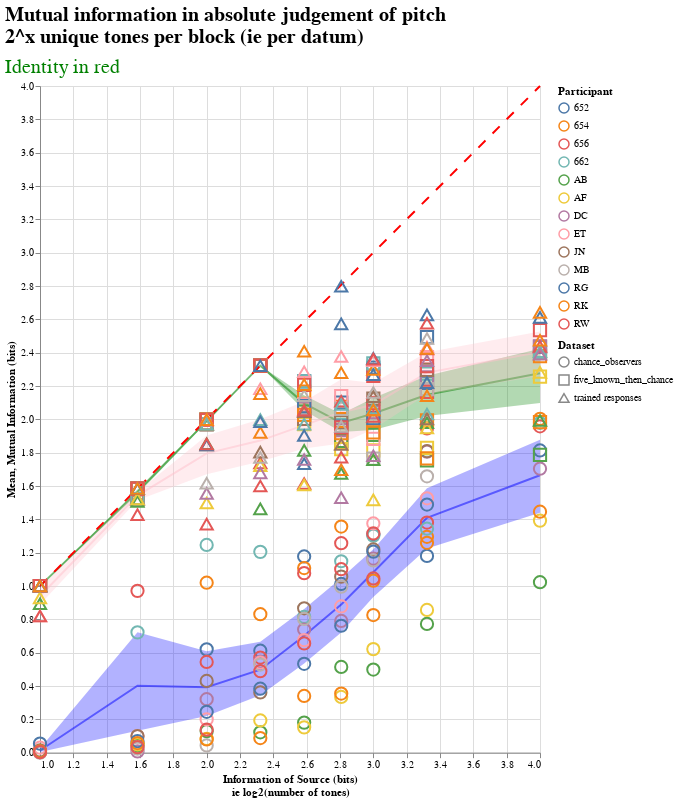

Notebook cell for this chart:
### Code cell
plot_mutual_info([chance_observers_df, five_known_then_chance, response_df])

### Figure 1 — Vega-Lite specification as saved in the notebook (floating-point values rounded to 4 significant figures; data arrays with more than 128 entries replaced by an {"elided": "..."} marker saying what was removed)
{"config": {"view": {"continuousWidth": 400, "continuousHeight": 300}, "title": {"anchor": "start", "font": "Helvetica", "fontSize": 20}}, "layer": [{"layer": [{"mark": {"type": "line", "color": "blue", "opacity": 0.5}, "encoding": {"x": {"type": "quantitative", "field": "source", "scale": {"domain": [1.0, 4.0]}, "title": ["Information of Source (bits)", "ie log2(number of tones)"]}, "y": {"type": "quantitative", "aggregate": "mean", "field": "mutual", "scale": {"domain": [0.0, 4.0]}, "title": "Mean"}}, "height": 666.7, "title": {"text": ["Mutual information in absolute judgement of pitch", "2^x unique tones per block (ie per datum)"], "subtitle": ["Identity in red"], "color": "black", "subtitleColor": "green", "subtitleFontSize": 20, "subtitlePadding": 10}, "width": 500}, {"mark": {"type": "errorband", "color": "blue", "extent": "ci"}, "encoding": {"x": {"type": "quantitative", "field": "source", "scale": {"domain": [1.0, 4.0]}, "title": ["Information of Source (bits)", "ie log2(number of tones)"]}, "y": {"type": "quantitative", "field": "mutual", "scale": {"domain": [0.0, 4.0]}, "title": ""}}, "height": 666.7, "title": {"text": ["Mutual information in absolute judgement of pitch", "2^x unique tones per block (ie per datum)"], "subtitle": ["Identity in red"], "color": "black", "subtitleColor": "green", "subtitleFontSize": 20, "subtitlePadding": 10}, "width": 500}], "data": {"name": "data-bb9d97c67704ced87fe3e1f170b6d439"}}, {"layer": [{"mark": {"type": "line", "color": "green", "opacity": 0.5}, "encoding": {"x": {"type": "quantitative", "field": "source", "scale": {"domain": [1.0, 4.0]}, "title": ["Information of Source (bits)", "ie log2(number of tones)"]}, "y": {"type": "quantitative", "aggregate": "mean", "field": "mutual", "scale": {"domain": [0.0, 4.0]}, "title": "Mean"}}, "height": 666.7, "title": {"text": ["Mutual information in absolute judgement of pitch", "2^x unique tones per block (ie per datum)"], "subtitle": ["Identity in red"], "color": "black", "subtitleColor": "green", "subtitleFontSize": 20, "subtitlePadding": 10}, "width": 500}, {"mark": {"type": "errorband", "color": "green", "extent": "ci"}, "encoding": {"x": {"type": "quantitative", "field": "source", "scale": {"domain": [1.0, 4.0]}, "title": ["Information of Source (bits)", "ie log2(number of tones)"]}, "y": {"type": "quantitative", "field": "mutual", "scale": {"domain": [0.0, 4.0]}, "title": ""}}, "height": 666.7, "title": {"text": ["Mutual information in absolute judgement of pitch", "2^x unique tones per block (ie per datum)"], "subtitle": ["Identity in red"], "color": "black", "subtitleColor": "green", "subtitleFontSize": 20, "subtitlePadding": 10}, "width": 500}], "data": {"name": "data-62d7df96ee7eeeb9de646de8bbeb5dd8"}}, {"layer": [{"mark": {"type": "line", "color": "pink", "opacity": 0.5}, "encoding": {"x": {"type": "quantitative", "field": "source", "scale": {"domain": [1.0, 4.0]}, "title": ["Information of Source (bits)", "ie log2(number of tones)"]}, "y": {"type": "quantitative", "aggregate": "mean", "field": "mutual", "scale": {"domain": [0.0, 4.0]}, "title": "Mean"}}, "height": 666.7, "title": {"text": ["Mutual information in absolute judgement of pitch", "2^x unique tones per block (ie per datum)"], "subtitle": ["Identity in red"], "color": "black", "subtitleColor": "green", "subtitleFontSize": 20, "subtitlePadding": 10}, "width": 500}, {"mark": {"type": "errorband", "color": "pink", "extent": "ci"}, "encoding": {"x": {"type": "quantitative", "field": "source", "scale": {"domain": [1.0, 4.0]}, "title": ["Information of Source (bits)", "ie log2(number of tones)"]}, "y": {"type": "quantitative", "field": "mutual", "scale": {"domain": [0.0, 4.0]}, "title": ""}}, "height": 666.7, "title": {"text": ["Mutual information in absolute judgement of pitch", "2^x unique tones per block (ie per datum)"], "subtitle": ["Identity in red"], "color": "black", "subtitleColor": "green", "subtitleFontSize": 20, "subtitlePadding": 10}, "width": 500}], "data": {"name": "data-d7622060d50a57144b6e819bc8f1cb2a"}}, {"data": {"name": "data-4d2f1cae6a00035e901dd2ff74a57c6b"}, "mark": {"type": "line", "color": "red", "strokeDash": [10, 10]}, "encoding": {"x": {"type": "quantitative", "field": "source", "scale": {"domain": [1.0, 4.0]}, "title": ["Information of Source (bits)", "ie log2(number of tones)"]}, "y": {"type": "quantitative", "field": "source", "scale": {"domain": [0.0, 4.0]}, "title": ""}}, "height": 666, "title": {"text": ["Mutual information in absolute judgement of pitch", "2^x unique tones per block (ie per datum)"], "subtitle": ["Identity in red"], "color": "black", "subtitleColor": "green", "subtitleFontSize": 20, "subtitlePadding": 10}, "width": 500}, {"data": {"name": "data-4d2f1cae6a00035e901dd2ff74a57c6b"}, "mark": {"type": "point", "opacity": 1, "size": 150}, "encoding": {"color": {"type": "nominal", "field": "pid", "title": "Participant"}, "shape": {"type": "nominal", "field": "source_df", "title": "Dataset"}, "x": {"type": "quantitative", "field": "source", "scale": {"domain": [1.0, 4.0]}, "title": ["Information of Source (bits)", "ie log2(number of tones)"]}, "y": {"type": "quantitative", "axis": {"titleColor": "black"}, "field": "mutual", "scale": {"domain": [0.0, 4.0]}, "title": "Mutual Information (bits)"}}, "height": 666, "title": {"text": ["Mutual information in absolute judgement of pitch", "2^x unique tones per block (ie per datum)"], "subtitle": ["Identity in red"], "color": "black", "subtitleColor": "green", "subtitleFontSize": 20, "subtitlePadding": 10}, "width": 500}], "$schema": "https://vega.github.io/schema/vega-lite/v4.8.1.json", "datasets": {"data-bb9d97c67704ced87fe3e1f170b6d439": [{"pid": "652", "source": 1.585, "mutual": 1.522, "source_df": "chance_observers"}, {"pid": "652", "source": 2.0, "mutual": 0.62, "source_df": "chance_observers"}, {"pid": "652", "source": 2.322, "mutual": 0.6118, "source_df": "chance_observers"}, {"pid": "652", "source": 2.585, "mutual": 1.177, "source_df": "chance_observers"}, {"pid": "652", "source": 2.807, "mutual": 1.012, "source_df": "chance_observers"}, {"pid": "652", "source": 3.0, "mutual": 1.311, "source_df": "chance_observers"}, {"pid": "652", "source": 3.322, "mutual": 1.181, "source_df": "chance_observers"}, {"pid": "652", "source": 4.0, "mutual": 1.813, "source_df": "chance_observers"}, {"pid": "654", "source": 1.585, "mutual": 1.522, "source_df": "chance_observers"}, {"pid": "654", "source": 2.0, "mutual": 1.02, "source_df": "chance_observers"}, {"pid": "654", "source": 2.322, "mutual": 0.831, "source_df": "chance_observers"}, {"pid": "654", "source": 2.585, "mutual": 1.108, "source_df": "chance_observers"}, {"pid": "654", "source": 2.807, "mutual": 1.357, "source_df": "chance_observers"}, {"pid": "654", "source": 3.0, "mutual": 1.032, "source_df": "chance_observers"}, {"pid": "654", "source": 3.322, "mutual": 1.295, "source_df": "chance_observers"}, {"pid": "654", "source": 4.0, "mutual": 2.003, "source_df": "chance_observers"}, {"pid": "656", "source": 1.585, "mutual": 0.971, "source_df": "chance_observers"}, {"pid": "656", "source": 2.0, "mutual": 0.5445, "source_df": "chance_observers"}, {"pid": "656", "source": 2.322, "mutual": 0.571, "source_df": "chance_observers"}, {"pid": "656", "source": 2.585, "mutual": 1.077, "source_df": "chance_observers"}, {"pid": "656", "source": 2.807, "mutual": 1.257, "source_df": "chance_observers"}, {"pid": "656", "source": 3.0, "mutual": 1.045, "source_df": "chance_observers"}, {"pid": "656", "source": 3.322, "mutual": 1.381, "source_df": "chance_observers"}, {"pid": "656", "source": 4.0, "mutual": 1.958, "source_df": "chance_observers"}, {"pid": "662", "source": 1.585, "mutual": 0.7219, "source_df": "chance_observers"}, {"pid": "662", "source": 2.0, "mutual": 1.246, "source_df": "chance_observers"}, {"pid": "662", "source": 2.322, "mutual": 1.205, "source_df": "chance_observers"}, {"pid": "662", "source": 2.585, "mutual": 0.815, "source_df": "chance_observers"}, {"pid": "662", "source": 2.807, "mutual": 1.148, "source_df": "chance_observers"}, {"pid": "662", "source": 3.0, "mutual": 1.302, "source_df": "chance_observers"}, {"pid": "662", "source": 3.322, "mutual": 1.344, "source_df": "chance_observers"}, {"pid": "662", "source": 4.0, "mutual": 1.979, "source_df": "chance_observers"}, {"pid": "AB", "source": 1.0, "mutual": 0.003208, "source_df": "chance_observers"}, {"pid": "AB", "source": 1.585, "mutual": 0.04414, "source_df": "chance_observers"}, {"pid": "AB", "source": 2.0, "mutual": 0.1294, "source_df": "chance_observers"}, {"pid": "AB", "source": 2.322, "mutual": 0.122, "source_df": "chance_observers"}, {"pid": "AB", "source": 2.585, "mutual": 0.1804, "source_df": "chance_observers"}, {"pid": "AB", "source": 2.807, "mutual": 0.5144, "source_df": "chance_observers"}, {"pid": "AB", "source": 3.0, "mutual": 0.4988, "source_df": "chance_observers"}, {"pid": "AB", "source": 3.322, "mutual": 0.7722, "source_df": "chance_observers"}, {"pid": "AB", "source": 4.0, "mutual": 1.023, "source_df": "chance_observers"}, {"pid": "AF", "source": 1.0, "mutual": 0.004629, "source_df": "chance_observers"}, {"pid": "AF", "source": 1.585, "mutual": 0.04926, "source_df": "chance_observers"}, {"pid": "AF", "source": 2.0, "mutual": 0.08291, "source_df": "chance_observers"}, {"pid": "AF", "source": 2.322, "mutual": 0.1932, "source_df": "chance_observers"}, {"pid": "AF", "source": 2.585, "mutual": 0.152, "source_df": "chance_observers"}, {"pid": "AF", "source": 2.807, "mutual": 0.3345, "source_df": "chance_observers"}, {"pid": "AF", "source": 3.0, "mutual": 0.6213, "source_df": "chance_observers"}, {"pid": "AF", "source": 3.322, "mutual": 0.8563, "source_df": "chance_observers"}, {"pid": "AF", "source": 4.0, "mutual": 1.392, "source_df": "chance_observers"}, {"pid": "DC", "source": 1.0, "mutual": 0.003208, "source_df": "chance_observers"}, {"pid": "DC", "source": 1.585, "mutual": 0.007532, "source_df": "chance_observers"}, {"pid": "DC", "source": 2.0, "mutual": 0.3208, "source_df": "chance_observers"}, {"pid": "DC", "source": 2.322, "mutual": 0.5466, "source_df": "chance_observers"}, {"pid": "DC", "source": 2.585, "mutual": 0.739, "source_df": "chance_observers"}, {"pid": "DC", "source": 2.807, "mutual": 0.79, "source_df": "chance_observers"}, {"pid": "DC", "source": 3.0, "mutual": 1.164, "source_df": "chance_observers"}, {"pid": "DC", "source": 3.322, "mutual": 1.806, "source_df": "chance_observers"}, {"pid": "DC", "source": 4.0, "mutual": 1.704, "source_df": "chance_observers"}, {"pid": "ET", "source": 1.0, "mutual": 0.02959, "source_df": "chance_observers"}, {"pid": "ET", "source": 1.585, "mutual": 0.0994, "source_df": "chance_observers"}, {"pid": "ET", "source": 2.0, "mutual": 0.1996, "source_df": "chance_observers"}, {"pid": "ET", "source": 2.322, "mutual": 0.5399, "source_df": "chance_observers"}, {"pid": "ET", "source": 2.585, "mutual": 0.6754, "source_df": "chance_observers"}, {"pid": "ET", "source": 2.807, "mutual": 0.8774, "source_df": "chance_observers"}, {"pid": "ET", "source": 3.0, "mutual": 1.375, "source_df": "chance_observers"}, {"pid": "ET", "source": 3.322, "mutual": 1.526, "source_df": "chance_observers"}, {"pid": "JN", "source": 1.0, "mutual": 0.01341, "source_df": "chance_observers"}, {"pid": "JN", "source": 1.585, "mutual": 0.0994, "source_df": "chance_observers"}, {"pid": "JN", "source": 2.0, "mutual": 0.4303, "source_df": "chance_observers"}, {"pid": "JN", "source": 2.322, "mutual": 0.3615, "source_df": "chance_observers"}, {"pid": "JN", "source": 2.585, "mutual": 0.866, "source_df": "chance_observers"}, {"pid": "JN", "source": 2.807, "mutual": 1.056, "source_df": "chance_observers"}, {"pid": "JN", "source": 3.0, "mutual": 1.219, "source_df": "chance_observers"}, {"pid": "JN", "source": 3.322, "mutual": 1.809, "source_df": "chance_observers"}, {"pid": "MB", "source": 1.0, "mutual": 0.0, "source_df": "chance_observers"}, {"pid": "MB", "source": 1.585, "mutual": 0.02352, "source_df": "chance_observers"}, {"pid": "MB", "source": 2.0, "mutual": 0.04335, "source_df": "chance_observers"}, {"pid": "MB", "source": 2.322, "mutual": 0.5288, "source_df": "chance_observers"}, {"pid": "MB", "source": 2.585, "mutual": 0.8027, "source_df": "chance_observers"}, {"pid": "MB", "source": 2.807, "mutual": 0.9962, "source_df": "chance_observers"}, {"pid": "MB", "source": 3.0, "mutual": 1.153, "source_df": "chance_observers"}, {"pid": "MB", "source": 3.322, "mutual": 1.658, "source_df": "chance_observers"}, {"pid": "RG", "source": 1.0, "mutual": 0.05423, "source_df": "chance_observers"}, {"pid": "RG", "source": 1.585, "mutual": 0.06911, "source_df": "chance_observers"}, {"pid": "RG", "source": 2.0, "mutual": 0.2453, "source_df": "chance_observers"}, {"pid": "RG", "source": 2.322, "mutual": 0.384, "source_df": "chance_observers"}, {"pid": "RG", "source": 2.585, "mutual": 0.5331, "source_df": "chance_observers"}, {"pid": "RG", "source": 2.807, "mutual": 0.7615, "source_df": "chance_observers"}, {"pid": "RG", "source": 3.0, "mutual": 1.206, "source_df": "chance_observers"}, {"pid": "RG", "source": 3.322, "mutual": 1.489, "source_df": "chance_observers"}, {"pid": "RK", "source": 1.0, "mutual": 0.007434, "source_df": "chance_observers"}, {"pid": "RK", "source": 1.585, "mutual": 0.05761, "source_df": "chance_observers"}, {"pid": "RK", "source": 2.0, "mutual": 0.07974, "source_df": "chance_observers"}, {"pid": "RK", "source": 2.322, "mutual": 0.08748, "source_df": "chance_observers"}, {"pid": "RK", "source": 2.585, "mutual": 0.34, "source_df": "chance_observers"}, {"pid": "RK", "source": 2.807, "mutual": 0.3548, "source_df": "chance_observers"}, {"pid": "RK", "source": 3.0, "mutual": 0.8259, "source_df": "chance_observers"}, {"pid": "RK", "source": 3.322, "mutual": 1.259, "source_df": "chance_observers"}, {"pid": "RK", "source": 4.0, "mutual": 1.446, "source_df": "chance_observers"}, {"pid": "RW", "source": 1.0, "mutual": 0.003455, "source_df": "chance_observers"}, {"pid": "RW", "source": 1.585, "mutual": 0.0326, "source_df": "chance_observers"}, {"pid": "RW", "source": 2.0, "mutual": 0.1379, "source_df": "chance_observers"}, {"pid": "RW", "source": 2.322, "mutual": 0.4888, "source_df": "chance_observers"}, {"pid": "RW", "source": 2.585, "mutual": 0.6554, "source_df": "chance_observers"}, {"pid": "RW", "source": 2.807, "mutual": 1.101, "source_df": "chance_observers"}, {"pid": "RW", "source": 3.0, "mutual": 1.315, "source_df": "chance_observers"}, {"pid": "RW", "source": 3.322, "mutual": 1.946, "source_df": "chance_observers"}], "data-62d7df96ee7eeeb9de646de8bbeb5dd8": [{"pid": "652", "source": 1.585, "mutual": 1.522, "source_df": "five_known_then_chance"}, {"pid": "652", "source": 2.0, "mutual": 1.971, "source_df": "five_known_then_chance"}, {"pid": "652", "source": 2.322, "mutual": 2.322, "source_df": "five_known_then_chance"}, {"pid": "652", "source": 2.585, "mutual": 2.228, "source_df": "five_known_then_chance"}, {"pid": "652", "source": 2.807, "mutual": 2.101, "source_df": "five_known_then_chance"}, {"pid": "652", "source": 3.0, "mutual": 2.31, "source_df": "five_known_then_chance"}, {"pid": "652", "source": 3.322, "mutual": 2.219, "source_df": "five_known_then_chance"}, {"pid": "652", "source": 4.0, "mutual": 2.435, "source_df": "five_known_then_chance"}, {"pid": "654", "source": 1.585, "mutual": 1.522, "source_df": "five_known_then_chance"}, {"pid": "654", "source": 2.0, "mutual": 1.971, "source_df": "five_known_then_chance"}, {"pid": "654", "source": 2.322, "mutual": 2.322, "source_df": "five_known_then_chance"}, {"pid": "654", "source": 2.585, "mutual": 2.166, "source_df": "five_known_then_chance"}, {"pid": "654", "source": 2.807, "mutual": 2.074, "source_df": "five_known_then_chance"}, {"pid": "654", "source": 3.0, "mutual": 1.987, "source_df": "five_known_then_chance"}, {"pid": "654", "source": 3.322, "mutual": 1.994, "source_df": "five_known_then_chance"}, {"pid": "654", "source": 4.0, "mutual": 2.379, "source_df": "five_known_then_chance"}, {"pid": "656", "source": 1.585, "mutual": 1.522, "source_df": "five_known_then_chance"}, {"pid": "656", "source": 2.0, "mutual": 1.971, "source_df": "five_known_then_chance"}, {"pid": "656", "source": 2.322, "mutual": 2.322, "source_df": "five_known_then_chance"}, {"pid": "656", "source": 2.585, "mutual": 2.066, "source_df": "five_known_then_chance"}, {"pid": "656", "source": 2.807, "mutual": 1.864, "source_df": "five_known_then_chance"}, {"pid": "656", "source": 3.0, "mutual": 2.261, "source_df": "five_known_then_chance"}, {"pid": "656", "source": 3.322, "mutual": 2.164, "source_df": "five_known_then_chance"}, {"pid": "656", "source": 4.0, "mutual": 2.535, "source_df": "five_known_then_chance"}, {"pid": "662", "source": 1.585, "mutual": 1.522, "source_df": "five_known_then_chance"}, {"pid": "662", "source": 2.0, "mutual": 1.971, "source_df": "five_known_then_chance"}, {"pid": "662", "source": 2.322, "mutual": 2.322, "source_df": "five_known_then_chance"}, {"pid": "662", "source": 2.585, "mutual": 2.228, "source_df": "five_known_then_chance"}, {"pid": "662", "source": 2.807, "mutual": 2.039, "source_df": "five_known_then_chance"}, {"pid": "662", "source": 3.0, "mutual": 2.336, "source_df": "five_known_then_chance"}, {"pid": "662", "source": 3.322, "mutual": 2.275, "source_df": "five_known_then_chance"}, {"pid": "662", "source": 4.0, "mutual": 2.399, "source_df": "five_known_then_chance"}, {"pid": "AB", "source": 1.0, "mutual": 1.0, "source_df": "five_known_then_chance"}, {"pid": "AB", "source": 1.585, "mutual": 1.585, "source_df": "five_known_then_chance"}, {"pid": "AB", "source": 2.0, "mutual": 1.999, "source_df": "five_known_then_chance"}, {"pid": "AB", "source": 2.322, "mutual": 2.322, "source_df": "five_known_then_chance"}, {"pid": "AB", "source": 2.585, "mutual": 2.046, "source_df": "five_known_then_chance"}, {"pid": "AB", "source": 2.807, "mutual": 1.871, "source_df": "five_known_then_chance"}, {"pid": "AB", "source": 3.0, "mutual": 1.907, "source_df": "five_known_then_chance"}, {"pid": "AB", "source": 3.322, "mutual": 1.753, "source_df": "five_known_then_chance"}, {"pid": "AB", "source": 4.0, "mutual": 1.786, "source_df": "five_known_then_chance"}, {"pid": "AF", "source": 1.0, "mutual": 1.0, "source_df": "five_known_then_chance"}, {"pid": "AF", "source": 1.585, "mutual": 1.585, "source_df": "five_known_then_chance"}, {"pid": "AF", "source": 2.0, "mutual": 1.998, "source_df": "five_known_then_chance"}, {"pid": "AF", "source": 2.322, "mutual": 2.322, "source_df": "five_known_then_chance"}, {"pid": "AF", "source": 2.585, "mutual": 1.971, "source_df": "five_known_then_chance"}, {"pid": "AF", "source": 2.807, "mutual": 1.822, "source_df": "five_known_then_chance"}, {"pid": "AF", "source": 3.0, "mutual": 1.813, "source_df": "five_known_then_chance"}, {"pid": "AF", "source": 3.322, "mutual": 1.828, "source_df": "five_known_then_chance"}, {"pid": "AF", "source": 4.0, "mutual": 2.256, "source_df": "five_known_then_chance"}, {"pid": "DC", "source": 1.0, "mutual": 1.0, "source_df": "five_known_then_chance"}, {"pid": "DC", "source": 1.585, "mutual": 1.584, "source_df": "five_known_then_chance"}, {"pid": "DC", "source": 2.0, "mutual": 1.997, "source_df": "five_known_then_chance"}, {"pid": "DC", "source": 2.322, "mutual": 2.322, "source_df": "five_known_then_chance"}, {"pid": "DC", "source": 2.585, "mutual": 2.066, "source_df": "five_known_then_chance"}, {"pid": "DC", "source": 2.807, "mutual": 1.935, "source_df": "five_known_then_chance"}, {"pid": "DC", "source": 3.0, "mutual": 2.044, "source_df": "five_known_then_chance"}, {"pid": "DC", "source": 3.322, "mutual": 2.252, "source_df": "five_known_then_chance"}, {"pid": "DC", "source": 4.0, "mutual": 2.438, "source_df": "five_known_then_chance"}, {"pid": "ET", "source": 1.0, "mutual": 1.0, "source_df": "five_known_then_chance"}, {"pid": "ET", "source": 1.585, "mutual": 1.584, "source_df": "five_known_then_chance"}, {"pid": "ET", "source": 2.0, "mutual": 1.997, "source_df": "five_known_then_chance"}, {"pid": "ET", "source": 2.322, "mutual": 2.322, "source_df": "five_known_then_chance"}, {"pid": "ET", "source": 2.585, "mutual": 2.09, "source_df": "five_known_then_chance"}, {"pid": "ET", "source": 2.807, "mutual": 2.139, "source_df": "five_known_then_chance"}, {"pid": "ET", "source": 3.0, "mutual": 1.883, "source_df": "five_known_then_chance"}, {"pid": "ET", "source": 3.322, "mutual": 2.373, "source_df": "five_known_then_chance"}, {"pid": "JN", "source": 1.0, "mutual": 1.0, "source_df": "five_known_then_chance"}, {"pid": "JN", "source": 1.585, "mutual": 1.584, "source_df": "five_known_then_chance"}, {"pid": "JN", "source": 2.0, "mutual": 1.997, "source_df": "five_known_then_chance"}, {"pid": "JN", "source": 2.322, "mutual": 2.322, "source_df": "five_known_then_chance"}, {"pid": "JN", "source": 2.585, "mutual": 2.003, "source_df": "five_known_then_chance"}, {"pid": "JN", "source": 2.807, "mutual": 1.984, "source_df": "five_known_then_chance"}, {"pid": "JN", "source": 3.0, "mutual": 2.124, "source_df": "five_known_then_chance"}, {"pid": "JN", "source": 3.322, "mutual": 2.297, "source_df": "five_known_then_chance"}, {"pid": "MB", "source": 1.0, "mutual": 1.0, "source_df": "five_known_then_chance"}, {"pid": "MB", "source": 1.585, "mutual": 1.584, "source_df": "five_known_then_chance"}, {"pid": "MB", "source": 2.0, "mutual": 1.997, "source_df": "five_known_then_chance"}, {"pid": "MB", "source": 2.322, "mutual": 2.322, "source_df": "five_known_then_chance"}, {"pid": "MB", "source": 2.585, "mutual": 2.072, "source_df": "five_known_then_chance"}, {"pid": "MB", "source": 2.807, "mutual": 2.062, "source_df": "five_known_then_chance"}, {"pid": "MB", "source": 3.0, "mutual": 1.764, "source_df": "five_known_then_chance"}, {"pid": "MB", "source": 3.322, "mutual": 2.181, "source_df": "five_known_then_chance"}, {"pid": "RG", "source": 1.0, "mutual": 1.0, "source_df": "five_known_then_chance"}, {"pid": "RG", "source": 1.585, "mutual": 1.584, "source_df": "five_known_then_chance"}, {"pid": "RG", "source": 2.0, "mutual": 1.997, "source_df": "five_known_then_chance"}, {"pid": "RG", "source": 2.322, "mutual": 2.322, "source_df": "five_known_then_chance"}, {"pid": "RG", "source": 2.585, "mutual": 2.08, "source_df": "five_known_then_chance"}, {"pid": "RG", "source": 2.807, "mutual": 1.956, "source_df": "five_known_then_chance"}, {"pid": "RG", "source": 3.0, "mutual": 2.007, "source_df": "five_known_then_chance"}, {"pid": "RG", "source": 3.322, "mutual": 2.493, "source_df": "five_known_then_chance"}, {"pid": "RK", "source": 1.0, "mutual": 1.0, "source_df": "five_known_then_chance"}, {"pid": "RK", "source": 1.585, "mutual": 1.585, "source_df": "five_known_then_chance"}, {"pid": "RK", "source": 2.0, "mutual": 1.998, "source_df": "five_known_then_chance"}, {"pid": "RK", "source": 2.322, "mutual": 2.322, "source_df": "five_known_then_chance"}, {"pid": "RK", "source": 2.585, "mutual": 2.027, "source_df": "five_known_then_chance"}, {"pid": "RK", "source": 2.807, "mutual": 1.917, "source_df": "five_known_then_chance"}, {"pid": "RK", "source": 3.0, "mutual": 1.921, "source_df": "five_known_then_chance"}, {"pid": "RK", "source": 3.322, "mutual": 1.765, "source_df": "five_known_then_chance"}, {"pid": "RK", "source": 4.0, "mutual": 1.983, "source_df": "five_known_then_chance"}, {"pid": "RW", "source": 1.0, "mutual": 1.0, "source_df": "five_known_then_chance"}, {"pid": "RW", "source": 1.585, "mutual": 1.584, "source_df": "five_known_then_chance"}, {"pid": "RW", "source": 2.0, "mutual": 1.997, "source_df": "five_known_then_chance"}, {"pid": "RW", "source": 2.322, "mutual": 2.322, "source_df": "five_known_then_chance"}, {"pid": "RW", "source": 2.585, "mutual": 2.206, "source_df": "five_known_then_chance"}, {"pid": "RW", "source": 2.807, "mutual": 1.952, "source_df": "five_known_then_chance"}, {"pid": "RW", "source": 3.0, "mutual": 2.098, "source_df": "five_known_then_chance"}, {"pid": "RW", "source": 3.322, "mutual": 2.319, "source_df": "five_known_then_chance"}], "data-d7622060d50a57144b6e819bc8f1cb2a": [{"pid": "652", "source": 1.585, "mutual": 1.522, "source_df": "trained responses"}, {"pid": "652", "source": 2.0, "mutual": 1.971, "source_df": "trained responses"}, {"pid": "652", "source": 2.322, "mutual": 2.322, "source_df": "trained responses"}, {"pid": "652", "source": 2.585, "mutual": 1.733, "source_df": "trained responses"}, {"pid": "652", "source": 2.807, "mutual": 2.573, "source_df": "trained responses"}, {"pid": "652", "source": 3.0, "mutual": 2.268, "source_df": "trained responses"}, {"pid": "652", "source": 3.322, "mutual": 2.22, "source_df": "trained responses"}, {"pid": "652", "source": 4.0, "mutual": 2.612, "source_df": "trained responses"}, {"pid": "654", "source": 1.585, "mutual": 1.522, "source_df": "trained responses"}, {"pid": "654", "source": 2.0, "mutual": 1.971, "source_df": "trained responses"}, {"pid": "654", "source": 2.322, "mutual": 1.922, "source_df": "trained responses"}, {"pid": "654", "source": 2.585, "mutual": 2.409, "source_df": "trained responses"}, {"pid": "654", "source": 2.807, "mutual": 2.279, "source_df": "trained responses"}, {"pid": "654", "source": 3.0, "mutual": 2.299, "source_df": "trained responses"}, {"pid": "654", "source": 3.322, "mutual": 2.141, "source_df": "trained responses"}, {"pid": "654", "source": 4.0, "mutual": 2.642, "source_df": "trained responses"}, {"pid": "656", "source": 1.585, "mutual": 1.522, "source_df": "trained responses"}, {"pid": "656", "source": 2.0, "mutual": 1.371, "source_df": "trained responses"}, {"pid": "656", "source": 2.322, "mutual": 1.738, "source_df": "trained responses"}, {"pid": "656", "source": 2.585, "mutual": 1.615, "source_df": "trained responses"}, {"pid": "656", "source": 2.807, "mutual": 2.108, "source_df": "trained responses"}, {"pid": "656", "source": 3.0, "mutual": 2.018, "source_df": "trained responses"}, {"pid": "656", "source": 3.322, "mutual": 2.423, "source_df": "trained responses"}, {"pid": "656", "source": 4.0, "mutual": 2.437, "source_df": "trained responses"}, {"pid": "662", "source": 1.585, "mutual": 1.522, "source_df": "trained responses"}, {"pid": "662", "source": 2.0, "mutual": 1.971, "source_df": "trained responses"}, {"pid": "662", "source": 2.322, "mutual": 1.998, "source_df": "trained responses"}, {"pid": "662", "source": 2.585, "mutual": 1.971, "source_df": "trained responses"}, {"pid": "662", "source": 2.807, "mutual": 2.089, "source_df": "trained responses"}, {"pid": "662", "source": 3.0, "mutual": 2.068, "source_df": "trained responses"}, {"pid": "662", "source": 3.322, "mutual": 2.032, "source_df": "trained responses"}, {"pid": "662", "source": 4.0, "mutual": 2.407, "source_df": "trained responses"}, {"pid": "AB", "source": 1.0, "mutual": 0.8938, "source_df": "trained responses"}, {"pid": "AB", "source": 1.585, "mutual": 1.507, "source_df": "trained responses"}, {"pid": "AB", "source": 2.0, "mutual": 1.853, "source_df": "trained responses"}, {"pid": "AB", "source": 2.322, "mutual": 1.463, "source_df": "trained responses"}, {"pid": "AB", "source": 2.585, "mutual": 1.814, "source_df": "trained responses"}, {"pid": "AB", "source": 2.807, "mutual": 1.675, "source_df": "trained responses"}, {"pid": "AB", "source": 3.0, "mutual": 1.757, "source_df": "trained responses"}, {"pid": "AB", "source": 3.322, "mutual": 1.979, "source_df": "trained responses"}, {"pid": "AB", "source": 4.0, "mutual": 1.993, "source_df": "trained responses"}, {"pid": "AF", "source": 1.0, "mutual": 0.929, "source_df": "trained responses"}, {"pid": "AF", "source": 1.585, "mutual": 1.523, "source_df": "trained responses"}, {"pid": "AF", "source": 2.0, "mutual": 1.498, "source_df": "trained responses"}, {"pid": "AF", "source": 2.322, "mutual": 1.722, "source_df": "trained responses"}, {"pid": "AF", "source": 2.585, "mutual": 1.606, "source_df": "trained responses"}, {"pid": "AF", "source": 2.807, "mutual": 1.854, "source_df": "trained responses"}, {"pid": "AF", "source": 3.0, "mutual": 1.517, "source_df": "trained responses"}, {"pid": "AF", "source": 3.322, "mutual": 1.948, "source_df": "trained responses"}, {"pid": "AF", "source": 4.0, "mutual": 2.282, "source_df": "trained responses"}, {"pid": "DC", "source": 1.0, "mutual": 1.0, "source_df": "trained responses"}, {"pid": "DC", "source": 1.585, "mutual": 1.584, "source_df": "trained responses"}, {"pid": "DC", "source": 2.0, "mutual": 1.556, "source_df": "trained responses"}, {"pid": "DC", "source": 2.322, "mutual": 1.678, "source_df": "trained responses"}, {"pid": "DC", "source": 2.585, "mutual": 1.759, "source_df": "trained responses"}, {"pid": "DC", "source": 2.807, "mutual": 1.529, "source_df": "trained responses"}, {"pid": "DC", "source": 3.0, "mutual": 1.781, "source_df": "trained responses"}, {"pid": "DC", "source": 3.322, "mutual": 2.351, "source_df": "trained responses"}, {"pid": "DC", "source": 4.0, "mutual": 2.39, "source_df": "trained responses"}, {"pid": "ET", "source": 1.0, "mutual": 0.8201, "source_df": "trained responses"}, {"pid": "ET", "source": 1.585, "mutual": 1.584, "source_df": "trained responses"}, {"pid": "ET", "source": 2.0, "mutual": 1.997, "source_df": "trained responses"}, {"pid": "ET", "source": 2.322, "mutual": 2.184, "source_df": "trained responses"}, {"pid": "ET", "source": 2.585, "mutual": 2.285, "source_df": "trained responses"}, {"pid": "ET", "source": 2.807, "mutual": 2.377, "source_df": "trained responses"}, {"pid": "ET", "source": 3.0, "mutual": 2.351, "source_df": "trained responses"}, {"pid": "ET", "source": 3.322, "mutual": 2.434, "source_df": "trained responses"}, {"pid": "JN", "source": 1.0, "mutual": 1.0, "source_df": "trained responses"}, {"pid": "JN", "source": 1.585, "mutual": 1.584, "source_df": "trained responses"}, {"pid": "JN", "source": 2.0, "mutual": 1.846, "source_df": "trained responses"}, {"pid": "JN", "source": 2.322, "mutual": 1.804, "source_df": "trained responses"}, {"pid": "JN", "source": 2.585, "mutual": 2.046, "source_df": "trained responses"}, {"pid": "JN", "source": 2.807, "mutual": 1.849, "source_df": "trained responses"}, {"pid": "JN", "source": 3.0, "mutual": 2.136, "source_df": "trained responses"}, {"pid": "JN", "source": 3.322, "mutual": 2.002, "source_df": "trained responses"}, {"pid": "MB", "source": 1.0, "mutual": 1.0, "source_df": "trained responses"}, {"pid": "MB", "source": 1.585, "mutual": 1.584, "source_df": "trained responses"}, {"pid": "MB", "source": 2.0, "mutual": 1.617, "source_df": "trained responses"}, {"pid": "MB", "source": 2.322, "mutual": 1.771, "source_df": "trained responses"}, {"pid": "MB", "source": 2.585, "mutual": 2.142, "source_df": "trained responses"}, {"pid": "MB", "source": 2.807, "mutual": 1.958, "source_df": "trained responses"}, {"pid": "MB", "source": 3.0, "mutual": 2.161, "source_df": "trained responses"}, {"pid": "MB", "source": 3.322, "mutual": 2.485, "source_df": "trained responses"}, {"pid": "RG", "source": 1.0, "mutual": 1.0, "source_df": "trained responses"}, {"pid": "RG", "source": 1.585, "mutual": 1.584, "source_df": "trained responses"}, {"pid": "RG", "source": 2.0, "mutual": 1.846, "source_df": "trained responses"}, {"pid": "RG", "source": 2.322, "mutual": 1.985, "source_df": "trained responses"}, {"pid": "RG", "source": 2.585, "mutual": 1.903, "source_df": "trained responses"}, {"pid": "RG", "source": 2.807, "mutual": 2.799, "source_df": "trained responses"}, {"pid": "RG", "source": 3.0, "mutual": 2.366, "source_df": "trained responses"}, {"pid": "RG", "source": 3.322, "mutual": 2.627, "source_df": "trained responses"}, {"pid": "RK", "source": 1.0, "mutual": 1.0, "source_df": "trained responses"}, {"pid": "RK", "source": 1.585, "mutual": 1.585, "source_df": "trained responses"}, {"pid": "RK", "source": 2.0, "mutual": 1.998, "source_df": "trained responses"}, {"pid": "RK", "source": 2.322, "mutual": 2.154, "source_df": "trained responses"}, {"pid": "RK", "source": 2.585, "mutual": 2.208, "source_df": "trained responses"}, {"pid": "RK", "source": 2.807, "mutual": 1.697, "source_df": "trained responses"}, {"pid": "RK", "source": 3.0, "mutual": 2.057, "source_df": "trained responses"}, {"pid": "RK", "source": 3.322, "mutual": 2.425, "source_df": "trained responses"}, {"pid": "RK", "source": 4.0, "mutual": 2.475, "source_df": "trained responses"}, {"pid": "RW", "source": 1.0, "mutual": 0.8201, "source_df": "trained responses"}, {"pid": "RW", "source": 1.585, "mutual": 1.428, "source_df": "trained responses"}, {"pid": "RW", "source": 2.0, "mutual": 1.852, "source_df": "trained responses"}, {"pid": "RW", "source": 2.322, "mutual": 1.6, "source_df": "trained responses"}, {"pid": "RW", "source": 2.585, "mutual": 2.055, "source_df": "trained responses"}, {"pid": "RW", "source": 2.807, "mutual": 1.773, "source_df": "trained responses"}, {"pid": "RW", "source": 3.0, "mutual": 2.361, "source_df": "trained responses"}, {"pid": "RW", "source": 3.322, "mutual": 2.576, "source_df": "trained responses"}], "data-4d2f1cae6a00035e901dd2ff74a57c6b": {"elided": "324 records"}}}
